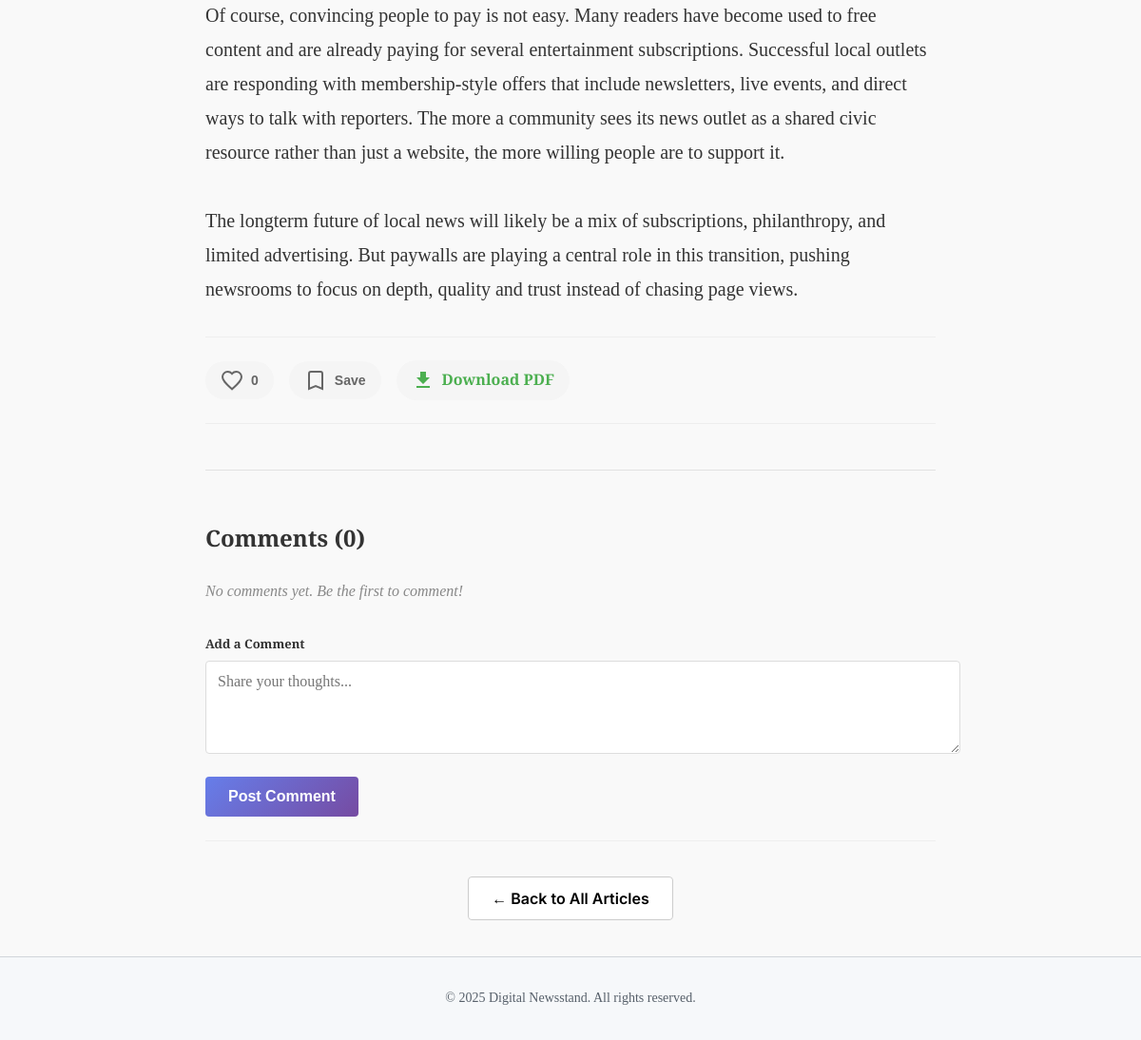
The app's page /index.php?page=article&id=3 (signed in, lower part), older data.
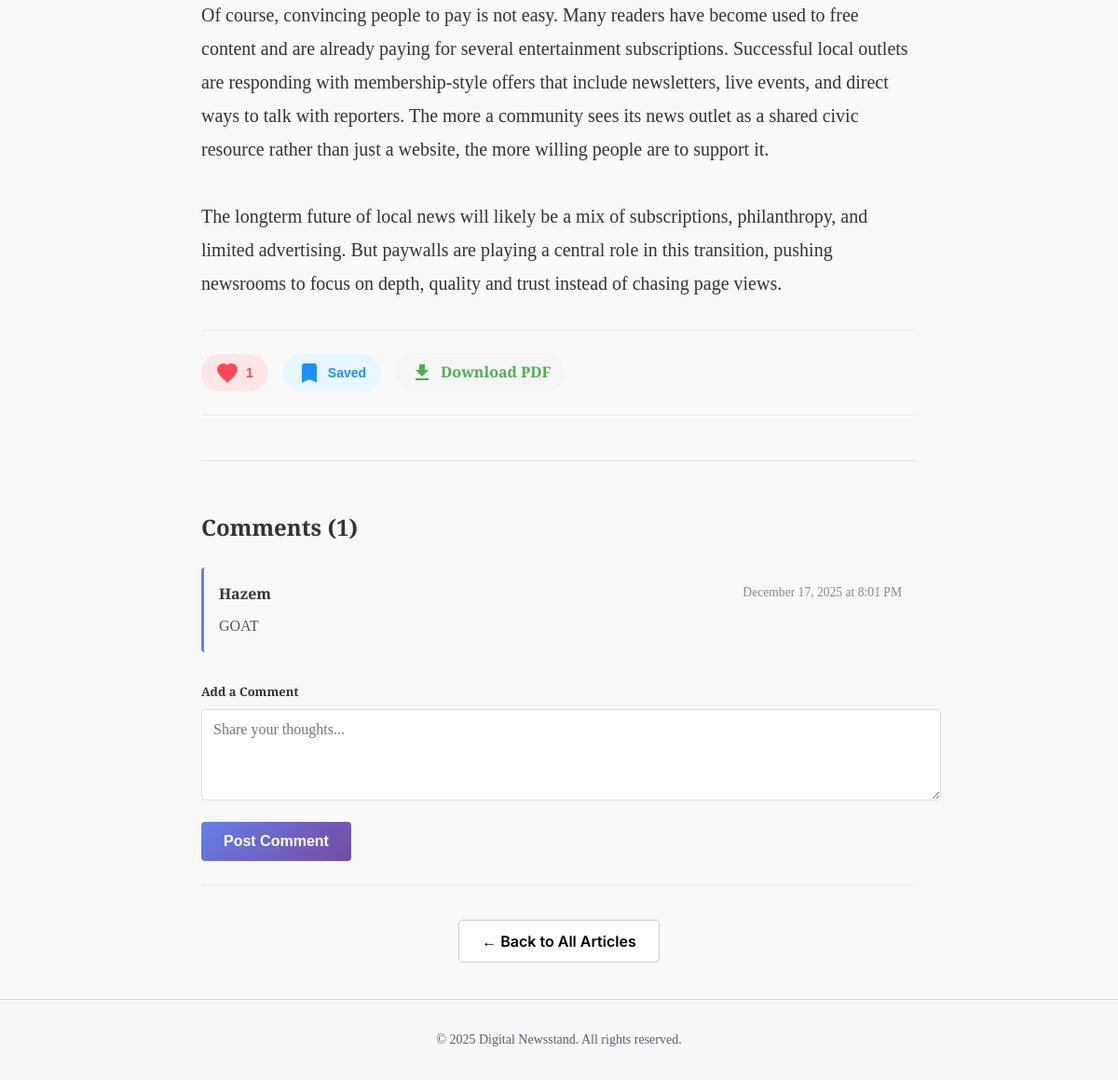
The same page, newer data.
### tables this page shows
CREATE TABLE `comments` (
  `id` int NOT NULL AUTO_INCREMENT,
  `user_id` int NOT NULL,
  `article_id` int NOT NULL,
  `content` text NOT NULL,
  `status` enum('pending','approved','flagged') DEFAULT 'pending',
  `created_at` timestamp NULL DEFAULT CURRENT_TIMESTAMP,
  PRIMARY KEY (`id`),
  KEY `user_id` (`user_id`),
  KEY `article_id` (`article_id`),
  CONSTRAINT `comments_ibfk_1` FOREIGN KEY (`user_id`) REFERENCES `users` (`id`) ON DELETE CASCADE,
  CONSTRAINT `comments_ibfk_2` FOREIGN KEY (`article_id`) REFERENCES `articles` (`id`) ON DELETE CASCADE
);

CREATE TABLE `users` (
  `id` int NOT NULL AUTO_INCREMENT,
  `username` varchar(50) NOT NULL,
  `email` varchar(100) NOT NULL,
  `password` varchar(255) NOT NULL,
  `created_at` timestamp NULL DEFAULT CURRENT_TIMESTAMP,
  `is_admin` tinyint(1) DEFAULT '0',
  `status` enum('active','suspended') DEFAULT 'active',
  PRIMARY KEY (`id`),
  UNIQUE KEY `username` (`username`),
  UNIQUE KEY `email` (`email`)
);

### src/Controllers/Article_C.php (called while the page is built, shortened)
<?php
require_once __DIR__ . '/../Models/Article.php';
require_once __DIR__ . '/../Models/User.php';
class ArticleController {
    private Article $articleModel;
    private User $userModel;
    public function __construct() {
        $this->articleModel = new Article();
        $this->userModel    = new User();
    }
    public function index() {
        $id = (int) $_GET['id'];
        $article = $this->articleModel->getById($id);
        $canAccess = true;
        $accessMessage = '';
        $sub = null;
        $subscription = null;
        if (!$canAccess) {
             $displayArticle = $article;
             $displayArticle['is_blocked'] = true;
             $displayArticle['content'] = '<div class="alert alert-warning" style="margin: 20px 0; padding: 15px; background: #fff3cd; border: 1px solid #ffeeba; border-radius: 4px; color: #856404;">' . $accessMessage . ' <a href="?page=plans" style="font-weight: bold;">View Plans</a></div>';
        } else {
             $displayArticle = $article;
             $displayArticle['is_blocked'] = false;
             $subscription = $sub ?: ($this->userModel->getSubscription($_SESSION['user_id'] ?? 0));
        }
        require_once __DIR__ . '/../Models/Comment.php';
        $commentModel = new Comment();
        $comments = $commentModel->getByArticleId($id);
        $isLiked = false;
        $isSaved = false;
        $likeCount = 0;
        if (isset($_SESSION['user_id'])) {
            require_once __DIR__ . '/../Models/ArticleInteraction.php';
            $interactionModel = new ArticleInteraction();
            $isLiked = $interactionModel->isLiked($_SESSION['user_id'], $id);
            $isSaved = $interactionModel->isSaved($_SESSION['user_id'], $id);
            $likeCount = $interactionModel->getLikeCount($id);
        } else {
            require_once __DIR__ . '/../Models/ArticleInteraction.php';
            $interactionModel = new ArticleInteraction();
            $likeCount = $interactionModel->getLikeCount($id);
        }
        $canDownloadPdf = false;
        if (isset($_SESSION['user_id']) && $subscription) {
            require_once __DIR__ . '/../Models/Subscription.php';
            $subModel = new Subscription();
            $userPlan = $subModel->getPlanById($subscription['plan_id']);
            if ($userPlan && (float)$userPlan['price'] >= 29.99) {
                $canDownloadPdf = true;
            }
        }
        include VIEWS_PATH . 'Single.php';
    }
}

### src/index.php (called while the page is built, shortened)
<?php
require __DIR__ . '/config/DataBase_Connection.php';
require __DIR__ . '/core/Router.php';
require __DIR__ . '/Controllers/Article_C.php';
$selectedLang = $_SESSION['lang'] ?? 'en';
$page = $_GET['page'] ?? "";
Router::route($page, $selectedLang);

### src/Models/Article.php (called while the page is built, shortened)
<?php
require_once __DIR__ . "/../Config/DataBase_Connection.php";
class Article {
    private PDO $conn;
    public function __construct() {
        $db = new Database();
        $this->conn = $db->connect();
    }
    public function getById(int $id): ?array {
        $stmt = $this->conn->prepare("SELECT * FROM articles WHERE id = ?");
        $stmt->execute([$id]);
        $result = $stmt->fetch(PDO::FETCH_ASSOC);
        return $result ?: null;
    }
}

### src/Config/DataBase_Connection.php (called while the page is built, shortened)
<?php
if (!class_exists('Database')) {
class Database {
    private $host = "db";
    private $db_name = "News";
    private $username = "Rain";
    private $password = "Sunny";
    public function __construct() {
        $this->host = getenv('DB_HOST') ?: 'db';
        $this->db_name = getenv('DB_NAME') ?: 'News';
        $this->username = getenv('DB_USER') ?: 'Rain';
        $this->password = getenv('DB_PASS') ?: 'Sunny';
    }
    public function connect() {
        $this->conn = null;
        try {
            $this->conn = new PDO(
                "mysql:host={$this->host};dbname={$this->db_name};charset=utf8",
                $this->username,
                $this->password
            );
            $this->conn->setAttribute(PDO::ATTR_ERRMODE, PDO::ERRMODE_EXCEPTION);
        } catch(PDOException $e) {
            die("Database Connection Error: " . $e->getMessage());
        }
        return $this->conn;
    }
}
}

### src/Models/ArticleInteraction.php (called while the page is built, shortened)
<?php
require_once __DIR__ . "/../Config/DataBase_Connection.php";
class ArticleInteraction {
    private $conn;
    public function __construct() {
        $db = new Database();
        $this->conn = $db->connect();
    }
    public function isLiked($userId, $articleId) {
        $stmt = $this->conn->prepare("SELECT id FROM article_likes WHERE user_id = ? AND article_id = ?");
        $stmt->execute([$userId, $articleId]);
        return $stmt->fetch() !== false;
    }
    public function getLikeCount($articleId) {
        $stmt = $this->conn->prepare("SELECT COUNT(*) as count FROM article_likes WHERE article_id = ?");
        $stmt->execute([$articleId]);
        $result = $stmt->fetch(PDO::FETCH_ASSOC);
        return (int)$result['count'];
    }
    public function isSaved($userId, $articleId) {
        $stmt = $this->conn->prepare("SELECT id FROM saved_articles WHERE user_id = ? AND article_id = ?");
        $stmt->execute([$userId, $articleId]);
        return $stmt->fetch() !== false;
    }
}

### src/Models/Subscription.php (called while the page is built, shortened)
<?php
require_once __DIR__ . "/../config/DataBase_Connection.php";
class Subscription {
    private $conn;
    public function __construct() {
        $db = new Database();
        $this->conn = $db->connect();
    }
    public function getPlanById($id) {
        $stmt = $this->conn->prepare("SELECT * FROM plans WHERE id = ?");
        $stmt->execute([$id]);
        return $stmt->fetch(PDO::FETCH_ASSOC);
    }
}

### src/Models/User.php (called while the page is built, shortened)
<?php
require_once __DIR__ . "/../config/DataBase_Connection.php";
class User {
    private $conn;
    public function __construct() {
        $db = new Database();
        $this->conn = $db->connect();
    }
    public function getSubscription($userId) {
        try {
            $stmt = $this->conn->prepare("SELECT * FROM subscriptions WHERE user_id = ? AND (expires_at IS NULL OR expires_at > NOW()) ORDER BY id DESC LIMIT 1");
            $stmt->execute([$userId]);
            return $stmt->fetch(PDO::FETCH_ASSOC);
        } catch (PDOException $e) {
            return null;
        }
    }
}

### src/Models/Comment.php (called while the page is built, shortened)
<?php
require_once __DIR__ . "/../config/DataBase_Connection.php";
class Comment {
    private $conn;
    public function __construct() {
        $db = new Database();
        $this->conn = $db->connect();
    }
    public function getByArticleId($articleId) {
        $stmt = $this->conn->prepare("
            SELECT c.*, u.username
            FROM comments c
            LEFT JOIN users u ON c.user_id = u.id
            WHERE c.article_id = ? AND c.status = 'approved'
            ORDER BY c.created_at DESC
        ");
        $stmt->execute([$articleId]);
        return $stmt->fetchAll(PDO::FETCH_ASSOC);
    }
}

### src/Views/Articles/Single.php (the view, shortened to what the changed rows need)
<?php include __DIR__ . '/../Layout/Header.php'; ?>
<main class="container" style="max-width: 800px; padding-top: 2rem;">
    <article class="single-article">
        <?php if (empty($displayArticle['is_blocked'])): ?>
            <div class="article-actions" style="margin-top: 2rem; padding: 1.5rem 0; border-top: 1px solid #eee; border-bottom: 1px solid #eee; display: flex; gap: 1rem; align-items: center;">
                <button
                    id="like-btn"
                    data-article-id="<?= (int)$article['id'] ?>"
                    data-liked="<?= $isLiked ? 'true' : 'false' ?>"
                    style="background: none; border: none; cursor: pointer; display: flex; align-items: center; gap: 0.5rem; padding: 0.5rem 1rem; border-radius: 50px; transition: all 0.3s ease; <?= $isLiked ? 'background: #ffe6e6;' : 'background: #f5f5f5;' ?>"
                    onmouseover="this.style.transform='scale(1.05)'"
                    onmouseout="this.style.transform='scale(1)'"
                >
                    <svg id="heart-icon" width="24" height="24" viewBox="0 0 24 24" style="transition: all 0.3s ease;">
                        <path
                            d="M12 21.35l-1.45-1.32C5.4 15.36 2 12.28 2 8.5 2 5.42 4.42 3 7.5 3c1.74 0 3.41.81 4.5 2.09C13.09 3.81 14.76 3 16.5 3 19.58 3 22 5.42 22 8.5c0 3.78-3.4 6.86-8.55 11.54L12 21.35z"
                            fill="<?= $isLiked ? '#ff4757' : 'none' ?>"
                            stroke="<?= $isLiked ? '#ff4757' : '#666' ?>"
                            stroke-width="2"
                        />
                    </svg>
                    <span id="like-count" style="font-weight: bold; color: <?= $isLiked ? '#ff4757' : '#666' ?>;">
                        <?= $likeCount ?>
                    </span>
                </button>
                <button
                    id="save-btn"
                    data-article-id="<?= (int)$article['id'] ?>"
                    data-saved="<?= $isSaved ? 'true' : 'false' ?>"
                    style="background: none; border: none; cursor: pointer; display: flex; align-items: center; gap: 0.5rem; padding: 0.5rem 1rem; border-radius: 50px; transition: all 0.3s ease; <?= $isSaved ? 'background: #e6f7ff;' : 'background: #f5f5f5;' ?>"
                    onmouseover="this.style.transform='scale(1.05)'"
                    onmouseout="this.style.transform='scale(1)'"
                >
                    <svg width="24" height="24" viewBox="0 0 24 24">
                        <path
                            d="M17 3H7c-1.1 0-2 .9-2 2v16l7-3 7 3V5c0-1.1-.9-2-2-2z"
                            fill="<?= $isSaved ? '#1e90ff' : 'none' ?>"
                            stroke="<?= $isSaved ? '#1e90ff' : '#666' ?>"
                            stroke-width="2"
                        />
                    </svg>
                    <span style="font-weight: bold; color: <?= $isSaved ? '#1e90ff' : '#666' ?>;">
                        <?= $isSaved ? 'Saved' : 'Save' ?>
                    </span>
                </button>
                <?php if ($canDownloadPdf): ?>
                    <a href="?page=article_download_pdf&id=<?= (int)$article['id'] ?>"
                       target="_blank"
                       style="background: none; border: none; cursor: pointer; display: flex; align-items: center; gap: 0.5rem; padding: 0.5rem 1rem; border-radius: 50px; transition: all 0.3s ease; background: #f5f5f5; text-decoration: none; color: #666;"
                       onmouseover="this.style.transform='scale(1.05)'; this.style.background='#e8f5e9'"
                       onmouseout="this.style.transform='scale(1)'; this.style.background='#f5f5f5'">
                        <svg width="24" height="24" viewBox="0 0 24 24">
                            <path d="M19 9h-4V3H9v6H5l7 7 7-7zM5 18v2h14v-2H5z" fill="#4caf50"/>
                        </svg>
                        <span style="font-weight: bold; color: #4caf50;">Download PDF</span>
                    </a>
                <?php endif; ?>
            </div>
        <?php endif; ?>
    </article>
    <?php if (empty($displayArticle['is_blocked'])): ?>
        <div class="comments-section" style="margin-top: 3rem; padding-top: 2rem; border-top: 1px solid var(--border-light);">
            <h2 style="font-family: var(--font-serif); font-size: 1.5rem; margin-bottom: 1.5rem;">
                Comments (<?= count($comments) ?>)
            </h2>
            <?php if (!empty($comments)): ?>
                <div class="comments-list" style="margin-bottom: 2rem;">
                    <?php foreach ($comments as $comment): ?>
                        <div class="comment" style="padding: 1rem; margin-bottom: 1rem; background: #f9f9f9; border-left: 3px solid #667eea; border-radius: 4px;">
                            <div style="display: flex; justify-content: space-between; margin-bottom: 0.5rem;">
                                <strong style="color: #333;"><?= htmlspecialchars($comment['username'] ?? 'Anonymous') ?></strong>
                                <span style="color: #888; font-size: 0.85rem;"><?= date('F j, Y \a\t g:i A', strtotime($comment['created_at'])) ?></span>
                            </div>
                            <p style="margin: 0; color: #555; line-height: 1.6;"><?= nl2br(htmlspecialchars($comment['content'])) ?></p>
                        </div>
                    <?php endforeach; ?>
                </div>
            <?php else: ?>
                <p style="color: #888; font-style: italic; margin-bottom: 2rem;">No comments yet. Be the first to comment!</p>
            <?php endif; ?>
            <?php if (isset($_SESSION['user_id'])): ?>
                <form method="POST" action="index.php?page=comment_store" style="margin-top: 1.5rem;">
                    <div style="margin-bottom: 1rem;">
                        <label for="comment-content" style="display: block; margin-bottom: 0.5rem; font-weight: bold; color: #333;">
                            Add a Comment
                        </label>
                        <textarea
                            id="comment-content"
                            name="content"
                            rows="4"
                            required
                            style="width: 100%; padding: 0.75rem; border: 1px solid #ddd; border-radius: 4px; font-family: inherit; font-size: 1rem; resize: vertical;"
                            placeholder="Share your thoughts..."
                        ></textarea>
                    </div>
                    <button
                        type="submit"
                        style="background: linear-gradient(135deg, #667eea 0%, #764ba2 100%); color: white; border: none; padding: 0.75rem 1.5rem; border-radius: 4px; font-size: 1rem; font-weight: bold; cursor: pointer; transition: transform 0.2s;"
                        onmouseover="this.style.transform='translateY(-2px)'"
                        onmouseout="this.style.transform='translateY(0)'"
                    >
                        Post Comment
                    </button>
                </form>
            <?php endif; ?>
        </div>
    <?php endif; ?>
</main>
<?php include __DIR__ . '/../Layout/Footer.php'; ?>

Row changes from the older to the newer data that the page shows:
added comments: user.username "Hazem", created_at "December 17, 2025 at 8:01 PM", content "GOAT"
Text that changed along with them:
$likeCount: "0" → "1"
count($comments): "0" → "1"
text no longer shown: "Save No comments yet. Be the first to comment!"
text now shown: "Saved"
